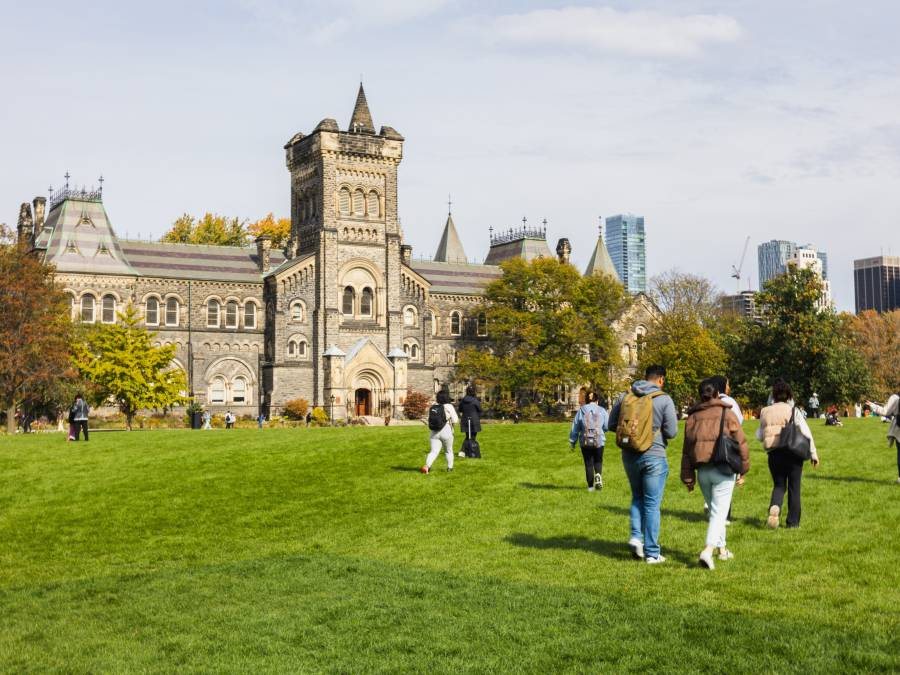
#> input picture pics/photo-front-campus.jpg, 900 x 675 px; its folder holds only this picture in this run
$ jupyter execute opencv_data_augmentation.ipynb
#> lines starting #> are read from the running program, lines starting #| are printed output that depends on the picture; after the words box and inside, x2 and y2 are one past the last pixel; in counts of white or black regions, pixels touching at a corner belong together
# Data Augmentation Examples

[cell 1]
import cv2 #import OpenCV
import numpy as np #import numpy for array manipulations
import os #import os for file path

[cell 2]
folder_path = "./pics" # Path to input folder
save_path = "./output" # Path to save augmented images

# Perform augmentation for each image in the folder
for filename in os.listdir(folder_path): # Loop through each folder
    if filename.endswith(".jpg") or filename.endswith(".png"): # Check for file type
        # Load image
        img_path = os.path.join(folder_path, filename) # Get full image path
        img = cv2.imread(img_path) # Read image using OpenCV
#> img is the input picture: shape (675, 900, 3); mean B, G, R 116.9, 160, 156.2
        cols = img.shape[1] # Get number of columns in the image
#> cols = 900
        rows = img.shape[0] # Get number of rows in the image
#> rows = 675

        # Apply basic augmentation techniques to create new images
        flipped_img = cv2.flip(img, 1) # Flip image horizontally
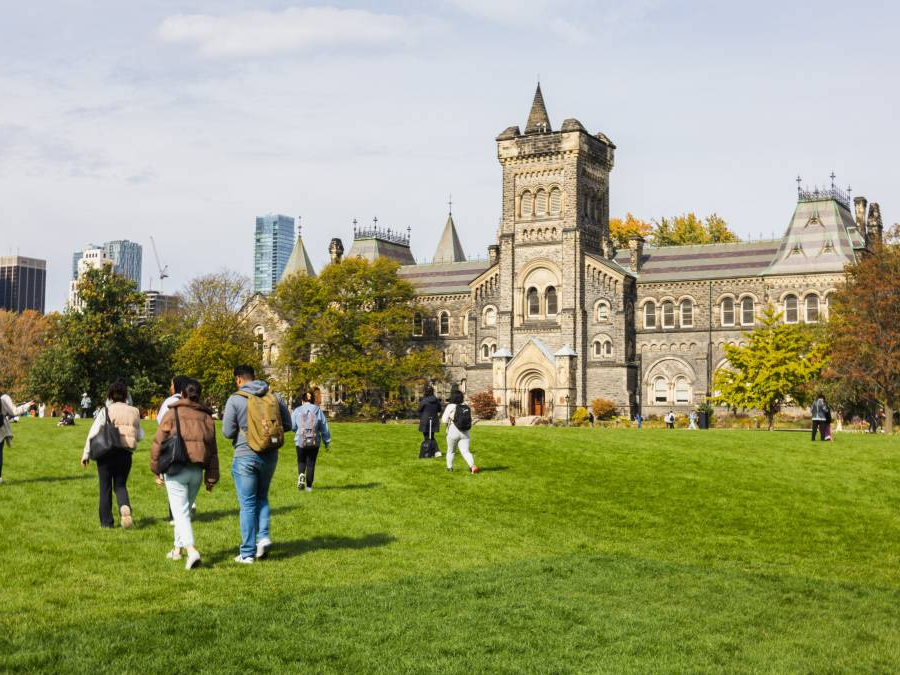
#> flipped_img: shape (675, 900, 3); mean B, G, R 116.9, 160, 156.2
        rotated_img = cv2.rotate(img, cv2.ROTATE_90_CLOCKWISE) # Rotate image 90 degrees clockwise
        gaussian_blur_img = cv2.GaussianBlur(img, (5,5), 0) # Apply Gaussian blur
        gray_img = cv2.cvtColor(img, cv2.COLOR_BGR2GRAY ) # Convert to grayscale
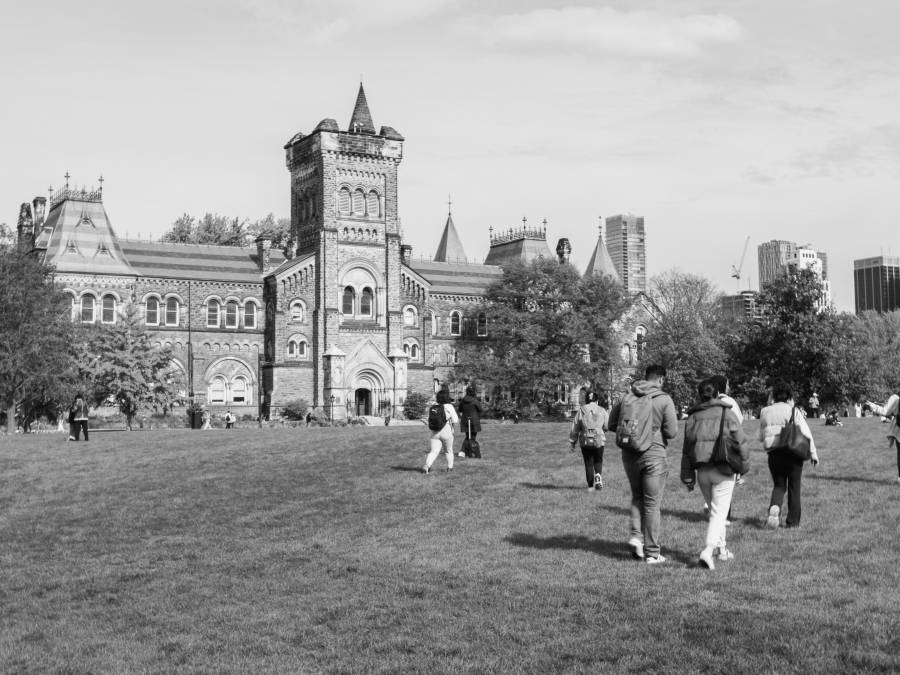
#> gray_img: shape (675, 900); min 0, max 254, mean 154
        color_img = cv2.cvtColor(img, cv2.COLOR_BGR2HSV ) # Convert to HSV color space (Hue, Saturation and Value)
#> color_img: shape (675, 900, 3); mean H, S, V 59.6, 106.6, 168.3


        # Geometric Transformation of Images
        # Resizing with interpolation
        larger_img = cv2.resize(img, None, fx=2, fy=2, interpolation = cv2.INTER_LINEAR) # Resize image to larger size, using interpolation, (data source, image sizwe, fx, fy, interpolation method)
        # Translation
        translate_img = cv2.warpAffine(img, np.float32([[1, 0, 100], [0, 1, 50]]), (cols, rows)) # Translate image by (100, 50) pixels
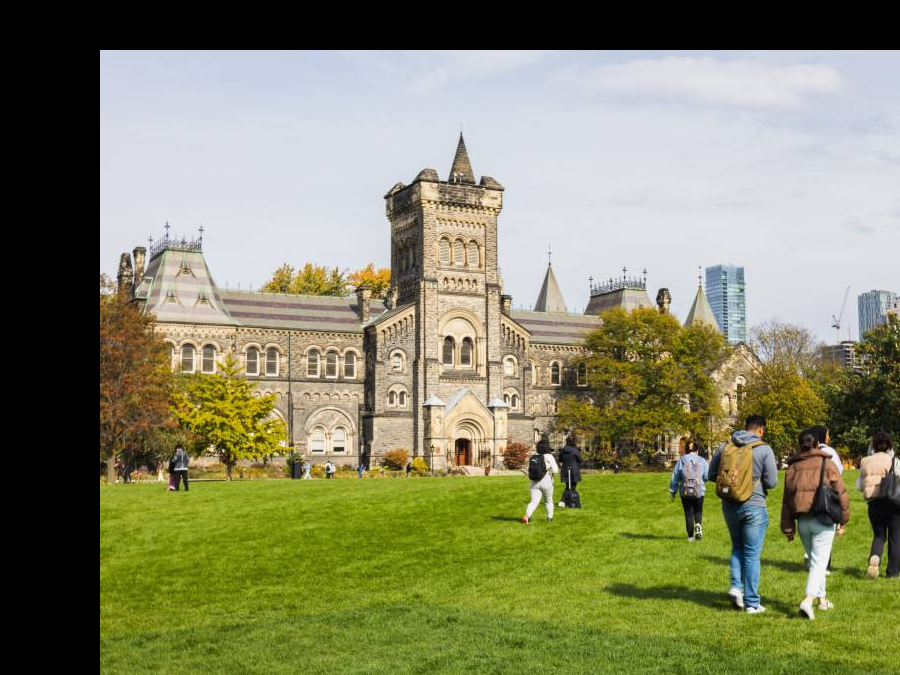
#> translate_img: shape (675, 900, 3); mean B, G, R 101.5, 134.3, 132.5
        # Rotation
        M = cv2.getRotationMatrix2D((cols/2, rows/2), 45, 1) # Get rotation matrix for rotating image by 45 degrees around its center
        rotated_img = cv2.warpAffine(img, M, (cols, rows)) # Rotate image using the rotation matrix
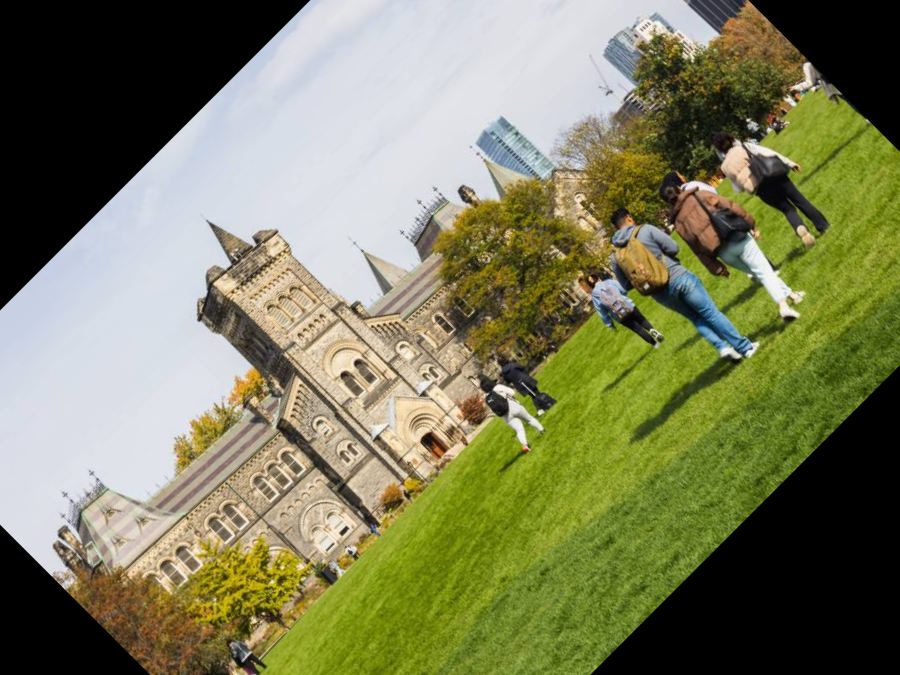
#> rotated_img: shape (675, 900, 3); mean B, G, R 92, 126.5, 124.7


        # Smoothing Images
        # Averaging Blurring
        averaging_blur_img = cv2.blur(img, (5,5)) # Apply averaging blur with a 5x5 kernel. # You look at small neighbourhood of each pixel and take average value of all pixels in that neighbourhood and assign it to the central pixel

        # Morphological Transformations
        # Erosion (thin out boundaries of foreground object)
        kernel = np.ones((5,5), np.uint8) # Create a 5x5 kernel of ones (central pixel is the pixel we looking at)
        erosion_img = cv2.erode(img, kernel, iterations=1) # Erode image # Erosion removes pixels on object boundaries, the pixel will be eroded if not all pixels under the kernel is 1
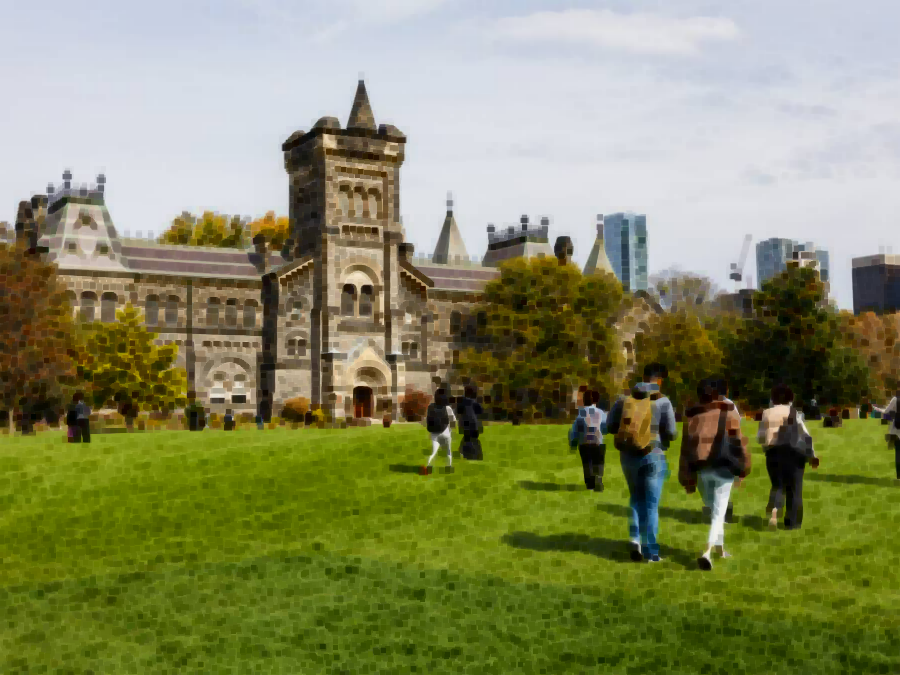
#> erosion_img: shape (675, 900, 3); mean B, G, R 96, 137.5, 133.6
        # Dilation (thicken boundaries of foreground object)
        dilation_img = cv2.dilate(img,kernel,iterations = 1) # Dilate image # Dilation adds pixels to the boundaries of objects in an image, the pixel will be dilated if at least one pixel under the kernel is 1
        # Opening (erosion followed by dilation) - useful for removing noise, works as like, if there are some small dots outside of the main object, they will be removed, then we thicken the main object back to its original size
        opening_img = cv2.morphologyEx(img, cv2.MORPH_OPEN, kernel)
        # Closing (dilation followed by erosion) - useful for closing small holes inside the foreground objects, works as like, if there are some small black dots inside the main object, they will be removed, then we thin the main object back to its original size
        closing_img = cv2.morphologyEx(img, cv2.MORPH_CLOSE, kernel)
        # Morphological Gradient - OUTLINE of the object (difference between dilation and erosion) - Basically it is used to get the outline of the object
        gradient_img = cv2.morphologyEx(img, cv2.MORPH_GRADIENT, kernel)
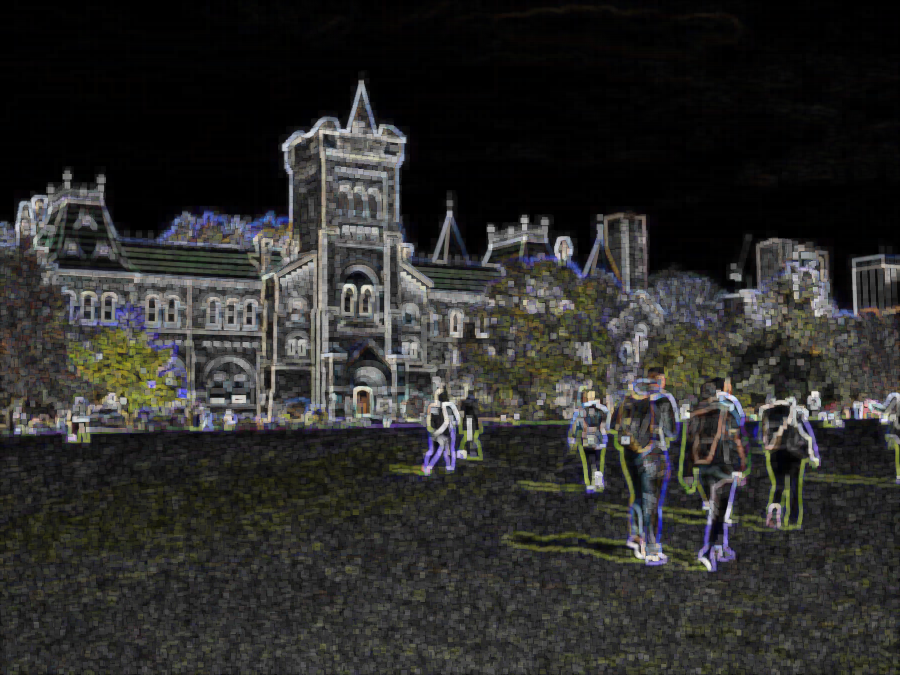
#> gradient_img: shape (675, 900, 3); mean B, G, R 42.7, 44.4, 44.7


        # Structuring ELements (get your own shaped kernel!)
        kernel_rec = cv2.getStructuringElement(cv2.MORPH_RECT,(5,5))
        kernel_ell = cv2.getStructuringElement(cv2.MORPH_ELLIPSE,(5,5))
        kernel_cross = cv2.getStructuringElement(cv2.MORPH_CROSS,(5,5))
        # You can use these kernels in the morphological transformations above to get different effects


        # Edge Detection
        # Canny Edge Detection
        edges_img = cv2.Canny(img,100,200) # Apply Canny edge detection, intensity gradients are used to find edges in the image, # The first threshold is for the lower boundary, the second threshold is for the upper boundary
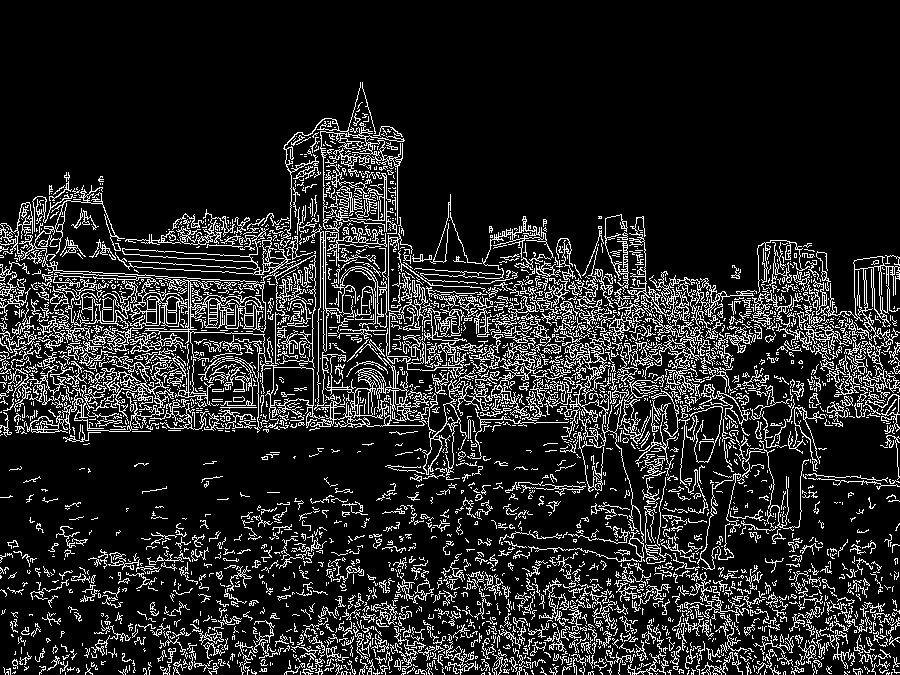
#> edges_img: shape (675, 900); 14.3% white in thin lines or dots, all inside (x1, y1, x2, y2) = (0, 82, 900, 675)

        # Save new images
        new_filename_1 = "01flipped_" + filename
        new_filename_2 = "02rotated_" + filename
        new_filename_3 = "03blurred_" + filename
        new_filename_4 = "04grayed_" + filename
        new_filename_5 = "05colored_" + filename
        new_filename_6 = "06larger_" + filename
        new_filename_7 = "07translated_" + filename
        new_filename_8 = "08rotated2_" + filename
        new_filename_9 = "09averaging_blurred_" + filename
        new_filename_10 = "10eroded_" + filename
        new_filename_11 = "11dilated_" + filename
        new_filename_12 = "12opened_" + filename
        new_filename_13 = "13closed_" + filename
        new_filename_14 = "14gradient_" + filename
        new_filename_15 = "15edges_" + filename


        new_img_path_1 = os.path.join(save_path, new_filename_1)
        new_img_path_2 = os.path.join(save_path, new_filename_2)
        new_img_path_3 = os.path.join(save_path, new_filename_3)
        new_img_path_4 = os.path.join(save_path, new_filename_4)
        new_img_path_5 = os.path.join(save_path, new_filename_5)
        new_img_path_6 = os.path.join(save_path, new_filename_6)
        new_img_path_7 = os.path.join(save_path, new_filename_7)
        new_img_path_8 = os.path.join(save_path, new_filename_8)
        new_img_path_9 = os.path.join(save_path, new_filename_9)
        new_img_path_10 = os.path.join(save_path, new_filename_10)
        new_img_path_11 = os.path.join(save_path, new_filename_11)
        new_img_path_12 = os.path.join(save_path, new_filename_12)
        new_img_path_13 = os.path.join(save_path, new_filename_13)
        new_img_path_14 = os.path.join(save_path, new_filename_14)
        new_img_path_15 = os.path.join(save_path, new_filename_15)


        cv2.imwrite(new_img_path_1, flipped_img)
        cv2.imwrite(new_img_path_2, rotated_img)
        cv2.imwrite(new_img_path_3, gaussian_blur_img)
        cv2.imwrite(new_img_path_4, gray_img)
        cv2.imwrite(new_img_path_5, color_img)
        cv2.imwrite(new_img_path_6, larger_img)
        cv2.imwrite(new_img_path_7, translate_img)
        cv2.imwrite(new_img_path_8, rotated_img)
        cv2.imwrite(new_img_path_9, averaging_blur_img)
        cv2.imwrite(new_img_path_10, erosion_img)
        cv2.imwrite(new_img_path_11, dilation_img)
        cv2.imwrite(new_img_path_12, opening_img)
        cv2.imwrite(new_img_path_13, closing_img)
        cv2.imwrite(new_img_path_14, gradient_img)
        cv2.imwrite(new_img_path_15, edges_img)
